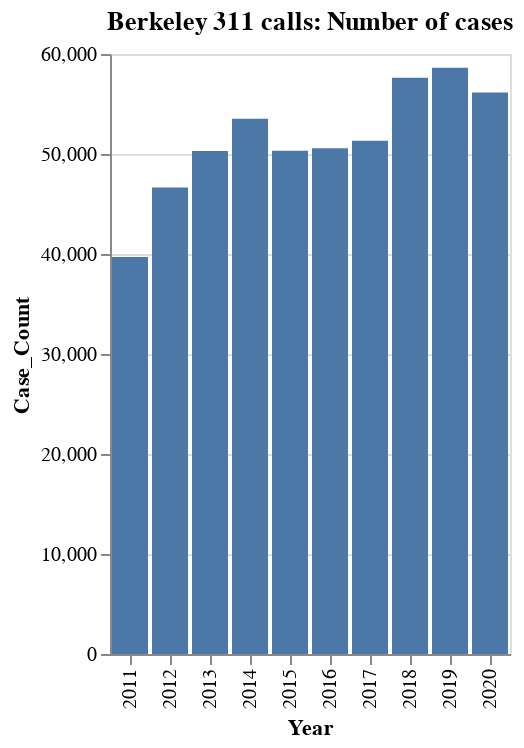

Here is the notebook cell this chart was saved with:
### Markdown cell above
That's pretty cool, but **Year** shows up kind of weird. Let's make a very small alteration to the code.

Before you run the code below, notice that after `Year` there's a colon and an `O`. The `O` is shorthand for "ordinal," and tells Altair to treat `Year` as if it's a discrete quantity (a.k.a. integers), not a continuous quantity (e.g. a number with decimals).

### Code cell
alt.Chart(annual_cases).mark_bar().encode(
    x='Year:O',
    y='Case_Count'
).properties(
    title='Berkeley 311 calls: Number of cases'
)

### Figure 1 — Vega-Lite specification as saved in the notebook (floating-point values rounded to 4 significant figures)
{"config": {"view": {"continuousWidth": 400, "continuousHeight": 300}}, "data": {"name": "data-a96584fdec8abad03707298d5bc2ccf7"}, "mark": "bar", "encoding": {"x": {"field": "Year", "type": "ordinal"}, "y": {"field": "Case_Count", "type": "quantitative"}}, "title": "Berkeley 311 calls: Number of cases", "$schema": "https://vega.github.io/schema/vega-lite/v4.17.0.json", "datasets": {"data-a96584fdec8abad03707298d5bc2ccf7": [{"Year": 2011, "Case_Count": 39708}, {"Year": 2012, "Case_Count": 46643}, {"Year": 2013, "Case_Count": 50309}, {"Year": 2014, "Case_Count": 53531}, {"Year": 2015, "Case_Count": 50334}, {"Year": 2016, "Case_Count": 50573}, {"Year": 2017, "Case_Count": 51325}, {"Year": 2018, "Case_Count": 57636}, {"Year": 2019, "Case_Count": 58633}, {"Year": 2020, "Case_Count": 56145}]}}
